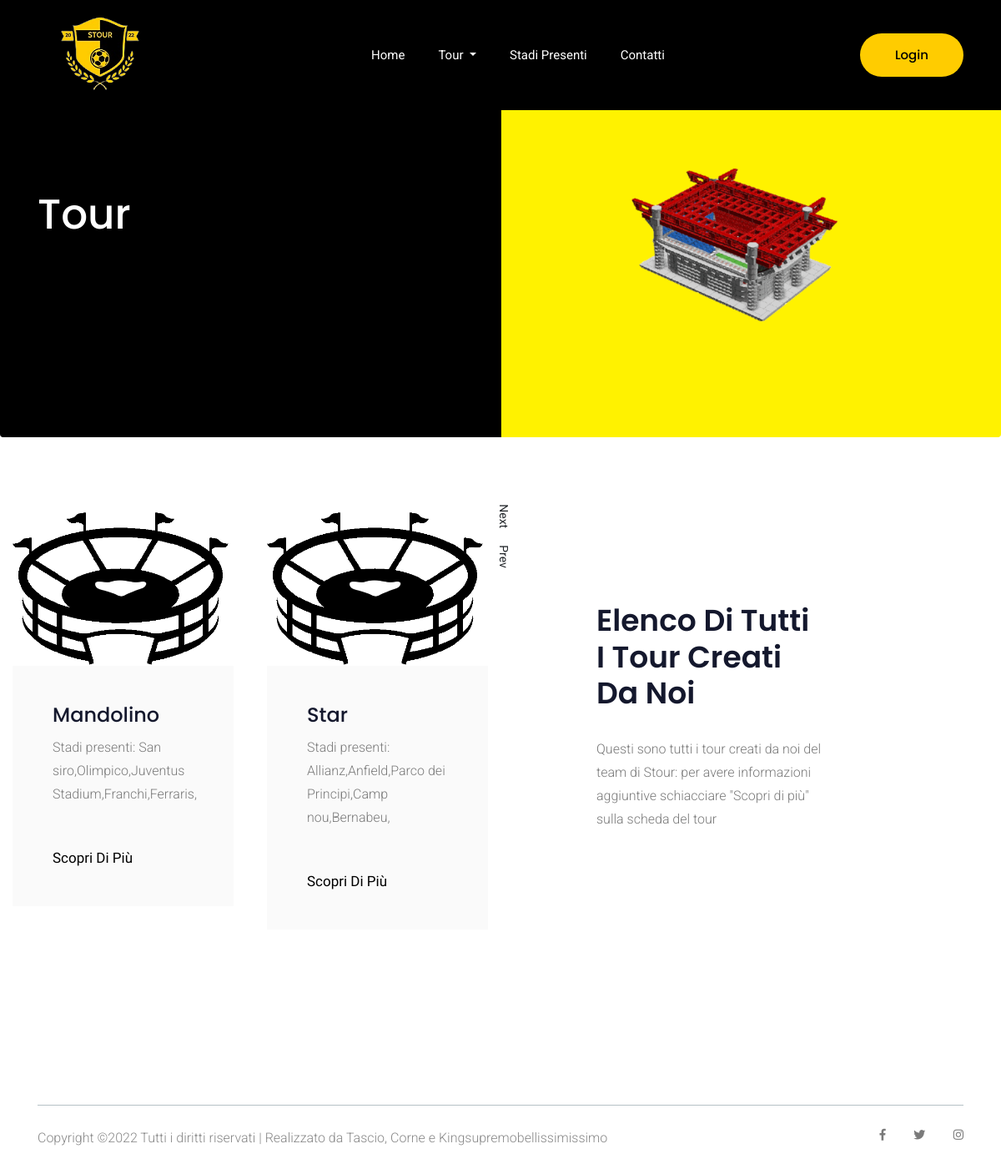
Screenshot of /pages/tour.php?user=admin with the database file from the repository.
### tables this page shows
CREATE TABLE `tour` (
  `id` int(11) NOT NULL,
  `nome` varchar(255) DEFAULT NULL,
  `costo` int(11) DEFAULT NULL,
  `utente` varchar(255) DEFAULT NULL
);

CREATE TABLE `stadio` (
  `id` int(11) NOT NULL,
  `nome` varchar(255) NOT NULL,
  `citta` varchar(255) NOT NULL,
  `mappa` varchar(2000) NOT NULL,
  `preview` varchar(2000) NOT NULL,
  `descrizione` varchar(2000) NOT NULL,
  `prezzo` int(25) NOT NULL,
  `orario` varchar(2000) NOT NULL,
  `capienza` int(11) NOT NULL,
  `img` varchar(255) NOT NULL
);

### pages/tour.php (the view, shortened to what the rows shown need)
<?php
    require_once('connessione.php');
    $viaggio = false;
    if(isset($_GET['user'])) {
        $user = $_GET['user'];
    }
?>
<!doctype html>
<html>
<head>
    <link rel="stylesheet" href="../css/css/bootstrap.min.css">
    <link rel="stylesheet" href="../css/css/animate.css">
    <link rel="stylesheet" href="../css/css/owl.carousel.min.css">
    <link rel="stylesheet" href="../css/css/all.css">
    <link rel="stylesheet" href="../css/css/flaticon.css">
    <link rel="stylesheet" href="../css/css/themify-icons.css">
    <link rel="stylesheet" href="../css/css/nice-select.css">
    <link rel="stylesheet" href="../css/css/magnific-popup.css">
    <link rel="stylesheet" href="../css/css/slick.css">
    <link rel="stylesheet" href="../css/css/style.css">
</head>
<body>
	<section class="breadcrumb breadcrumb_bg" style="text-align: left;background: url(../img/sfondo.png) no-repeat center center/cover;" >
		<div class="container" style="text-align: left">
			<div class="row" style="text-align: left">
				<div class="col-lg-12">
					<div class="breadcrumb_iner text-center" style="text-align: left">
						<div class="breadcrumb_iner_item" style="text-align: left">
							<h2>Tour</h2>
						</div>
					</div>
				</div>
			</div>
		</div>
	</section>
    <?php
        if(isset($_GET['id'])){
            echo'
                <section class="tour_package padding_top single_pack">
                    <div class="container-fluid">
                        <div class="row align-items-center">
                            <div class="col-lg-6 col-sm-6 ">
                                <div class="tour_package_cotent owl-carousel">';
                                    $query = "SELECT stadio FROM TourHaStadio WHERE tour= $idTour";
                                    $risultato = $conn -> query($query);
                                    if($risultato -> num_rows > 0){
                                        while($row = $risultato -> fetch_assoc()){
                                            $idStadio = $row['stadio'];
                                            $query2 = "SELECT * FROM stadio WHERE id = $idStadio";
                                            $risultato2 = $conn -> query($query2);
                                            if($risultato2 -> num_rows > 0){
                                                while($row = $risultato2 -> fetch_assoc()){
                                                echo'
                                                    <div class="single_tour_package">
                                                        <img src="../'.$row['img'].'" alt="">
                                                        <div class="tour_pack_content">
                                                            <h4>'.$row['nome'].'</h4>
                                                            <p> '.$row['preview'].'</p>
                                                            <div class="tour_content_rating">
                                                                <ul>
                                                                    <li><a href="#"><i class="fas fa-star"></i></a></li>
                                                                    <li><a href="#"><i class="fas fa-star"></i></a></li>
                                                                    <li><a href="#"><i class="fas fa-star"></i></a></li>
                                                                    <li><a href="#"><i class="fas fa-star"></i></a></li>
                                                                    <li><a href="#"><i class="fas fa-star"></i></a></li>
                                                                </ul>
                                                                <a href="stadio.php?id='.$row['id'].'" class="btn1">Scopri di più</a>';
                                                                if($viaggio){
                                                                    $utente = $_SESSION['user'];
                                                                    $query3 = "SELECT * FROM utenteVisitaStadio WHERE utente = '$utente' AND stadio = $idStadio";
                                                                    $risultato3 = $conn -> query($query3);
                                                                    if($risultato3 -> num_rows > 0){
                                                                        echo'<i class="fa fa-check" aria-hidden="true" style="color: green"></i>';
                                                                    }
                                                                    else{
                                                                        echo'<i class="fa fa-times" aria-hidden="true" style="color:red"></i>';
                                                                    }
                                                                }
                                                                echo'
                                                            </div>
                                                        </div>
                                                    </div>';
                                                }
                                            }
                                        }
                                    }
                                    echo'
                                </div>
                            </div>';
                                $query2 = "SELECT * FROM Tour WHERE id = $idTour ";
                                $risultato2 = $conn -> query($query2);
                                if($risultato2 -> num_rows > 0){
                                    while($row = $risultato2 -> fetch_assoc()){
                                    echo '
                                        <div class="col-lg-5 col-xl-3 offset-lg-1 col-sm-6">
                                            <div class="tour_pack_content">
                                                <img src="img/section_tittle_img.png" alt="">
                                                <h2>Elenco di tutti gli stadi presenti nel tour  "'.$row['nome'].'"</h2>
                                                <p>Questi sono tutti gli stadi presenti nei nostri tour: per avere informazioni aggiuntive schiacciare "Scopri di più" sulla scheda dello stadio</p>
                                            </div>
                                        </div>';
                                        if(!empty($_SESSION['user']) && !$viaggio){
                                            echo'
                                            </br>
                                            </br>
                                            </br>
                                            <div style="width: 100%; text-align: center">
                                                <form method="post" action="">
                                                    <input type="submit" name="confermaPrenotazione" value="Prenota" style="width:100px;height:35px;border-radius:5px;margin-bottom:10px;background-image: linear-gradient(to bottom right, #000, #FFCB00);color: white">
                                                </form>
                                            </div>';
                                        }
                                    }
                                }
                                echo'
                        </div>
                    </div>
                </section>';
        }
        else if(isset($_GET['user'])){
            if($user == 'notadmin'){
                echo'
                <section class="tour_package padding_top single_pack">
                    <div class="container-fluid">
                        <div class="row align-items-center">
                            <div class="col-lg-6 col-sm-6 ">
                                <div class="tour_package_cotent owl-carousel">';
                    $query = "SELECT * FROM Tour WHERE utente != 'admin'";
                    $risultato = $conn -> query($query);
                    if($risultato -> num_rows > 0){
                        while($row = $risultato -> fetch_assoc()){
                            $idTour = $row['id'];
                            echo'
                                            <div class="single_tour_package">
                                                    <img src="../img/stadio.png" alt="">
                                                    <div class="tour_pack_content">
                                                        <h4>'.$row['nome'].'</h4>
                                                        <p>Stadi presenti: ';
                            $query2 = "SELECT stadio FROM TourHaStadio WHERE tour= $idTour";
                            $risultato2 = $conn -> query($query2);
                            if($risultato2 -> num_rows > 0){
                                while($row = $risultato2 -> fetch_assoc()){
                                    $idStadio = $row['stadio'];
                                    $query3 = "SELECT * FROM stadio WHERE id = $idStadio";
                                    $risultato3 = $conn -> query($query3);
                                    if($risultato3 -> num_rows > 0){
                                        while($row = $risultato3 -> fetch_assoc()){
                                            echo''.$row['nome'].',';
                                        }
                                    }
                                }
                            }
                                                        echo '</p>
                                                        <div class="tour_content_rating">';
                                                            $query6 = "SELECT * FROM Tour WHERE id = $idTour ";
                                                            $risultato6= $conn -> query($query6);
                                                            if($risultato6 -> num_rows > 0){
                                                                while($row = $risultato6 -> fetch_assoc()){
                                                                        echo'
                                                                        <a href="tour.php?id='.$row['id'].'" class="btn1">Scopri di più</a>
                                                        </div>
                                                    </div>
                                                </div>';
                                                                }
                                                            }
                        }
                    }
                    echo'
                    </div>
                    </div>';
                    $query5 = "SELECT * FROM Tour WHERE id = $idTour ";
                    $risultato5= $conn -> query($query5);
                    if($risultato5 -> num_rows > 0){
                        while($row = $risultato5 -> fetch_assoc()){
                        echo '
                                        <div class="col-lg-5 col-xl-3 offset-lg-1 col-sm-6">
                                            <div class="tour_pack_content">
                                                <h2>Elenco di tutti i tuoi creati dagli utenti</h2>
                                                <p>Questi sono tutti i tour creati dagli utenti: per avere informazioni aggiuntive schiacciare "Scopri di più" sulla scheda del tour</p>
                                            </div>
                                        </div>';
                            }
                        }
                                            echo'
                                    </div>
                                </div>
                            </section>';
            }
            else{
                echo'
                <section class="tour_package padding_top single_pack">
                    <div class="container-fluid">
                        <div class="row align-items-center">
                            <div class="col-lg-6 col-sm-6 ">
                                <div class="tour_package_cotent owl-carousel">';
                    $query11 = "SELECT * FROM Tour WHERE utente = 'admin'";
                    $risultato11 = $conn -> query($query11);
                    if($risultato11 -> num_rows > 0){
                        while($row = $risultato11 -> fetch_assoc()){
                            $idTour = $row['id'];
                            echo'
                                            <div class="single_tour_package">
                                                    <img src="../img/stadio.png" alt="">
                                                    <div class="tour_pack_content">
                                                        <h4>'.$row['nome'].'</h4>
                                                        <p>Stadi presenti: ';
                            $query12 = "SELECT stadio FROM TourHaStadio WHERE tour= $idTour";
                            $risultato12 = $conn -> query($query12);
                            if($risultato12 -> num_rows > 0){
                                while($row = $risultato12 -> fetch_assoc()){
                                    $idStadio = $row['stadio'];
                                    $query13 = "SELECT * FROM stadio WHERE id = $idStadio";
                                    $risultato13 = $conn -> query($query13);
                                    if($risultato13 -> num_rows > 0){
                                        while($row = $risultato13 -> fetch_assoc()){
                                            echo''.$row['nome'].',';
                                        }
                                    }
                                }
                            }
                                                        echo '</p>
                                                        <div class="tour_content_rating">';
                                                            $query16 = "SELECT * FROM Tour WHERE id = $idTour ";
                                                            $risultato16= $conn -> query($query16);
                                                            if($risultato16 -> num_rows > 0){
                                                                while($row = $risultato16 -> fetch_assoc()){
                                                                        echo'
                                                                        <a href="tour.php?id='.$row['id'].'" class="btn1">Scopri di più</a>
                                                        </div>
                                                    </div>
                                                </div>';
                                                                }
                                                            }
                        }
                    }
                    echo'
                    </div>
                    </div>';
                    $query15 = "SELECT * FROM Tour WHERE id = $idTour ";
                    $risultato15= $conn -> query($query15);
                    if($risultato15 -> num_rows > 0){
                        while($row = $risultato15 -> fetch_assoc()){
                        echo '
                            <div class="col-lg-5 col-xl-3 offset-lg-1 col-sm-6">
                                <div class="tour_pack_content">
                                    <h2>Elenco di tutti i tour creati da noi</h2>
                                    <p>Questi sono tutti i tour creati da noi del team di Stour: per avere informazioni aggiuntive schiacciare "Scopri di più" sulla scheda del tour</p>
                                </div>
                            </div>';
                        }
                                            echo'
                                    </div>
                                </div>
                            </section>';
                    }
            }
        }
        ?>
</body>
</html>

### rows the page displays
tour: nome "Mandolino"
stadio: nome "San siro"
stadio: nome "Olimpico"
stadio: nome "Juventus Stadium"
stadio: nome "Franchi"
stadio: nome "Ferraris"
tour: nome "Star"
stadio: nome "Allianz"
stadio: nome "Anfield"
stadio: nome "Parco dei Principi"
stadio: nome "Camp nou"
stadio: nome "Bernabeu"
